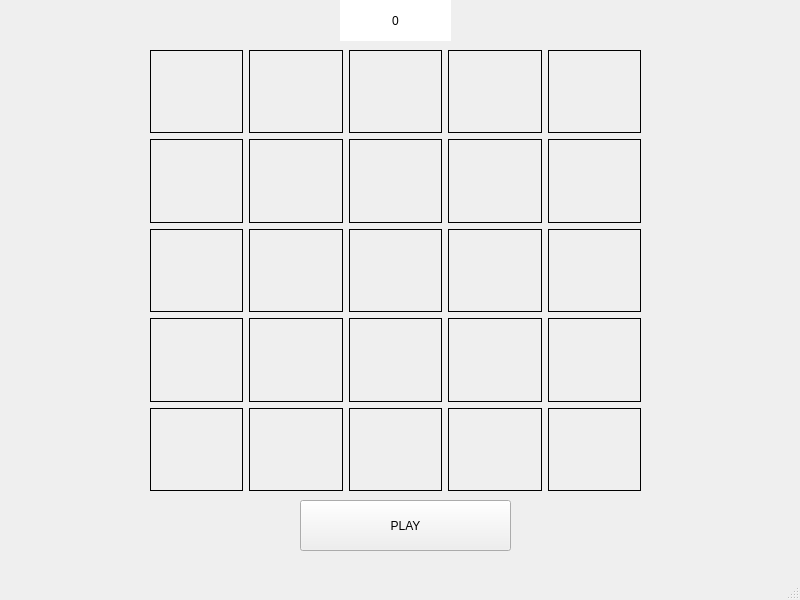
<?xml version="1.0" encoding="UTF-8"?>
<ui version="4.0">
 <class>MainWindow</class>
 <widget class="QMainWindow" name="MainWindow">
  <property name="geometry">
   <rect>
    <x>0</x>
    <y>0</y>
    <width>800</width>
    <height>600</height>
   </rect>
  </property>
  <property name="windowTitle">
   <string>MainWindow</string>
  </property>
  <widget class="QWidget" name="centralwidget">
   <widget class="QWidget" name="gridLayoutWidget">
    <property name="geometry">
     <rect>
      <x>150</x>
      <y>50</y>
      <width>491</width>
      <height>441</height>
     </rect>
    </property>
    <layout class="QGridLayout" name="fieldGridLayout">
     <item row="1" column="1">
      <widget class="QLabel" name="Field1_1">
       <property name="styleSheet">
        <string notr="true">QLabel
{
    border: 1px solid black
}</string>
       </property>
       <property name="text">
        <string/>
       </property>
       <property name="pixmap">
        <pixmap>ressources/FieldIcon.png</pixmap>
       </property>
       <property name="alignment">
        <set>Qt::AlignCenter</set>
       </property>
      </widget>
     </item>
     <item row="1" column="3">
      <widget class="QLabel" name="Field1_3">
       <property name="styleSheet">
        <string notr="true">QLabel
{
    border: 1px solid black
}</string>
       </property>
       <property name="text">
        <string/>
       </property>
       <property name="pixmap">
        <pixmap>ressources/FieldIcon.png</pixmap>
       </property>
       <property name="alignment">
        <set>Qt::AlignCenter</set>
       </property>
      </widget>
     </item>
     <item row="3" column="4">
      <widget class="QLabel" name="Field3_4">
       <property name="styleSheet">
        <string notr="true">QLabel
{
    border: 1px solid black
}</string>
       </property>
       <property name="text">
        <string/>
       </property>
       <property name="pixmap">
        <pixmap>ressources/FieldIcon.png</pixmap>
       </property>
       <property name="alignment">
        <set>Qt::AlignCenter</set>
       </property>
      </widget>
     </item>
     <item row="2" column="3">
      <widget class="QLabel" name="Field2_3">
       <property name="styleSheet">
        <string notr="true">QLabel
{
    border: 1px solid black
}</string>
       </property>
       <property name="text">
        <string/>
       </property>
       <property name="pixmap">
        <pixmap>ressources/FieldIcon.png</pixmap>
       </property>
       <property name="alignment">
        <set>Qt::AlignCenter</set>
       </property>
      </widget>
     </item>
     <item row="4" column="0">
      <widget class="QLabel" name="Field4_0">
       <property name="styleSheet">
        <string notr="true">QLabel
{
    border: 1px solid black
}</string>
       </property>
       <property name="text">
        <string/>
       </property>
       <property name="pixmap">
        <pixmap>ressources/FieldIcon.png</pixmap>
       </property>
       <property name="alignment">
        <set>Qt::AlignCenter</set>
       </property>
      </widget>
     </item>
     <item row="4" column="2">
      <widget class="QLabel" name="Field4_2">
       <property name="styleSheet">
        <string notr="true">QLabel
{
    border: 1px solid black
}</string>
       </property>
       <property name="text">
        <string/>
       </property>
       <property name="pixmap">
        <pixmap>ressources/FieldIcon.png</pixmap>
       </property>
       <property name="alignment">
        <set>Qt::AlignCenter</set>
       </property>
      </widget>
     </item>
     <item row="1" column="4">
      <widget class="QLabel" name="Field1_4">
       <property name="styleSheet">
        <string notr="true">QLabel
{
    border: 1px solid black
}</string>
       </property>
       <property name="text">
        <string/>
       </property>
       <property name="pixmap">
        <pixmap>ressources/FieldIcon.png</pixmap>
       </property>
       <property name="alignment">
        <set>Qt::AlignCenter</set>
       </property>
      </widget>
     </item>
     <item row="1" column="2">
      <widget class="QLabel" name="Field1_2">
       <property name="styleSheet">
        <string notr="true">QLabel
{
    border: 1px solid black
}</string>
       </property>
       <property name="text">
        <string/>
       </property>
       <property name="pixmap">
        <pixmap>ressources/FieldIcon.png</pixmap>
       </property>
       <property name="alignment">
        <set>Qt::AlignCenter</set>
       </property>
      </widget>
     </item>
     <item row="4" column="1">
      <widget class="QLabel" name="Field4_1">
       <property name="styleSheet">
        <string notr="true">QLabel
{
    border: 1px solid black
}</string>
       </property>
       <property name="text">
        <string/>
       </property>
       <property name="pixmap">
        <pixmap>ressources/FieldIcon.png</pixmap>
       </property>
       <property name="alignment">
        <set>Qt::AlignCenter</set>
       </property>
      </widget>
     </item>
     <item row="4" column="3">
      <widget class="QLabel" name="Field4_3">
       <property name="styleSheet">
        <string notr="true">QLabel
{
    border: 1px solid black
}</string>
       </property>
       <property name="text">
        <string/>
       </property>
       <property name="pixmap">
        <pixmap>ressources/FieldIcon.png</pixmap>
       </property>
       <property name="alignment">
        <set>Qt::AlignCenter</set>
       </property>
      </widget>
     </item>
     <item row="2" column="1">
      <widget class="QLabel" name="Field2_1">
       <property name="styleSheet">
        <string notr="true">QLabel
{
    border: 1px solid black
}</string>
       </property>
       <property name="text">
        <string/>
       </property>
       <property name="pixmap">
        <pixmap>ressources/FieldIcon.png</pixmap>
       </property>
       <property name="alignment">
        <set>Qt::AlignCenter</set>
       </property>
      </widget>
     </item>
     <item row="0" column="1">
      <widget class="QLabel" name="Field0_1">
       <property name="styleSheet">
        <string notr="true">QLabel
{
    border: 1px solid black
}</string>
       </property>
       <property name="text">
        <string/>
       </property>
       <property name="pixmap">
        <pixmap>ressources/FieldIcon.png</pixmap>
       </property>
       <property name="alignment">
        <set>Qt::AlignCenter</set>
       </property>
      </widget>
     </item>
     <item row="0" column="2">
      <widget class="QLabel" name="Field0_2">
       <property name="styleSheet">
        <string notr="true">QLabel
{
    border: 1px solid black
}</string>
       </property>
       <property name="text">
        <string/>
       </property>
       <property name="pixmap">
        <pixmap>ressources/FieldIcon.png</pixmap>
       </property>
       <property name="alignment">
        <set>Qt::AlignCenter</set>
       </property>
      </widget>
     </item>
     <item row="3" column="1">
      <widget class="QLabel" name="Field3_1">
       <property name="styleSheet">
        <string notr="true">QLabel
{
    border: 1px solid black
}</string>
       </property>
       <property name="text">
        <string/>
       </property>
       <property name="pixmap">
        <pixmap>ressources/FieldIcon.png</pixmap>
       </property>
       <property name="alignment">
        <set>Qt::AlignCenter</set>
       </property>
      </widget>
     </item>
     <item row="2" column="2">
      <widget class="QLabel" name="Field2_2">
       <property name="styleSheet">
        <string notr="true">QLabel
{
    border: 1px solid black
}</string>
       </property>
       <property name="text">
        <string/>
       </property>
       <property name="pixmap">
        <pixmap>ressources/FieldIcon.png</pixmap>
       </property>
       <property name="alignment">
        <set>Qt::AlignCenter</set>
       </property>
      </widget>
     </item>
     <item row="2" column="4">
      <widget class="QLabel" name="Field2_4">
       <property name="styleSheet">
        <string notr="true">QLabel
{
    border: 1px solid black
}</string>
       </property>
       <property name="text">
        <string/>
       </property>
       <property name="pixmap">
        <pixmap>ressources/FieldIcon.png</pixmap>
       </property>
       <property name="alignment">
        <set>Qt::AlignCenter</set>
       </property>
      </widget>
     </item>
     <item row="2" column="0">
      <widget class="QLabel" name="Field2_0">
       <property name="styleSheet">
        <string notr="true">QLabel
{
    border: 1px solid black
}</string>
       </property>
       <property name="text">
        <string/>
       </property>
       <property name="pixmap">
        <pixmap>ressources/FieldIcon.png</pixmap>
       </property>
       <property name="alignment">
        <set>Qt::AlignCenter</set>
       </property>
      </widget>
     </item>
     <item row="0" column="4">
      <widget class="QLabel" name="Field0_4">
       <property name="styleSheet">
        <string notr="true">QLabel
{
    border: 1px solid black
}</string>
       </property>
       <property name="text">
        <string/>
       </property>
       <property name="pixmap">
        <pixmap>ressources/FieldIcon.png</pixmap>
       </property>
       <property name="alignment">
        <set>Qt::AlignCenter</set>
       </property>
      </widget>
     </item>
     <item row="0" column="3">
      <widget class="QLabel" name="Field0_3">
       <property name="styleSheet">
        <string notr="true">QLabel
{
    border: 1px solid black
}</string>
       </property>
       <property name="text">
        <string/>
       </property>
       <property name="pixmap">
        <pixmap>ressources/FieldIcon.png</pixmap>
       </property>
       <property name="alignment">
        <set>Qt::AlignCenter</set>
       </property>
      </widget>
     </item>
     <item row="1" column="0">
      <widget class="QLabel" name="Field1_0">
       <property name="styleSheet">
        <string notr="true">QLabel
{
    border: 1px solid black
}</string>
       </property>
       <property name="text">
        <string/>
       </property>
       <property name="pixmap">
        <pixmap>ressources/FieldIcon.png</pixmap>
       </property>
       <property name="alignment">
        <set>Qt::AlignCenter</set>
       </property>
      </widget>
     </item>
     <item row="4" column="4">
      <widget class="QLabel" name="Field4_4">
       <property name="styleSheet">
        <string notr="true">QLabel
{
    border: 1px solid black
}</string>
       </property>
       <property name="text">
        <string/>
       </property>
       <property name="pixmap">
        <pixmap>ressources/FieldIcon.png</pixmap>
       </property>
       <property name="alignment">
        <set>Qt::AlignCenter</set>
       </property>
      </widget>
     </item>
     <item row="3" column="3">
      <widget class="QLabel" name="Field3_3">
       <property name="styleSheet">
        <string notr="true">QLabel
{
    border: 1px solid black
}</string>
       </property>
       <property name="text">
        <string/>
       </property>
       <property name="pixmap">
        <pixmap>ressources/FieldIcon.png</pixmap>
       </property>
       <property name="alignment">
        <set>Qt::AlignCenter</set>
       </property>
      </widget>
     </item>
     <item row="0" column="0">
      <widget class="QLabel" name="Field0_0">
       <property name="styleSheet">
        <string notr="true">QLabel
{
    border: 1px solid black
}</string>
       </property>
       <property name="text">
        <string/>
       </property>
       <property name="pixmap">
        <pixmap>ressources/FieldIcon.png</pixmap>
       </property>
       <property name="alignment">
        <set>Qt::AlignCenter</set>
       </property>
      </widget>
     </item>
     <item row="3" column="2">
      <widget class="QLabel" name="Field3_2">
       <property name="styleSheet">
        <string notr="true">QLabel
{
    border: 1px solid black
}</string>
       </property>
       <property name="text">
        <string/>
       </property>
       <property name="pixmap">
        <pixmap>ressources/FieldIcon.png</pixmap>
       </property>
       <property name="alignment">
        <set>Qt::AlignCenter</set>
       </property>
      </widget>
     </item>
     <item row="3" column="0">
      <widget class="QLabel" name="Field3_0">
       <property name="styleSheet">
        <string notr="true">QLabel
{
    border: 1px solid black
}</string>
       </property>
       <property name="text">
        <string/>
       </property>
       <property name="pixmap">
        <pixmap>ressources/FieldIcon.png</pixmap>
       </property>
       <property name="alignment">
        <set>Qt::AlignCenter</set>
       </property>
      </widget>
     </item>
    </layout>
   </widget>
   <widget class="QPushButton" name="playButton">
    <property name="geometry">
     <rect>
      <x>300</x>
      <y>500</y>
      <width>211</width>
      <height>51</height>
     </rect>
    </property>
    <property name="text">
     <string>PLAY</string>
    </property>
   </widget>
   <widget class="QLabel" name="pointsLabel">
    <property name="geometry">
     <rect>
      <x>340</x>
      <y>0</y>
      <width>111</width>
      <height>41</height>
     </rect>
    </property>
    <property name="styleSheet">
     <string notr="true">QLabel
{
    background-color:white
}</string>
    </property>
    <property name="text">
     <string>0</string>
    </property>
    <property name="alignment">
     <set>Qt::AlignCenter</set>
    </property>
   </widget>
  </widget>
  <widget class="QMenuBar" name="menubar">
   <property name="geometry">
    <rect>
     <x>0</x>
     <y>0</y>
     <width>800</width>
     <height>26</height>
    </rect>
   </property>
  </widget>
  <widget class="QStatusBar" name="statusbar"/>
 </widget>
 <resources/>
 <connections/>
</ui>
